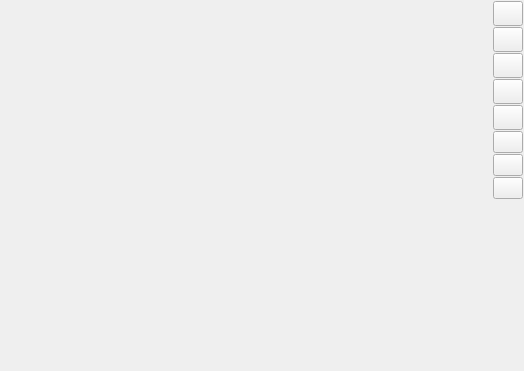
<?xml version="1.0" encoding="UTF-8"?>
<ui version="4.0">
 <class>VSCView</class>
 <widget class="QWidget" name="VSCView">
  <property name="geometry">
   <rect>
    <x>0</x>
    <y>0</y>
    <width>524</width>
    <height>371</height>
   </rect>
  </property>
  <property name="windowTitle">
   <string>VSCView</string>
  </property>
  <property name="windowIcon">
   <iconset resource="vscmainwindows.qrc">
    <normaloff>:/logo/resources/vscsmall.jpg</normaloff>:/logo/resources/vscsmall.jpg</iconset>
  </property>
  <layout class="QGridLayout" name="gridLayout">
   <property name="leftMargin">
    <number>1</number>
   </property>
   <property name="topMargin">
    <number>1</number>
   </property>
   <property name="rightMargin">
    <number>1</number>
   </property>
   <property name="bottomMargin">
    <number>1</number>
   </property>
   <property name="spacing">
    <number>1</number>
   </property>
   <item row="0" column="0">
    <widget class="QWidget" name="widget" native="true">
     <property name="autoFillBackground">
      <bool>false</bool>
     </property>
     <property name="styleSheet">
      <string notr="true"/>
     </property>
    </widget>
   </item>
   <item row="0" column="1">
    <layout class="QVBoxLayout" name="verticalLayout">
     <item>
      <widget class="QPushButton" name="pushButton1">
       <property name="minimumSize">
        <size>
         <width>25</width>
         <height>25</height>
        </size>
       </property>
       <property name="maximumSize">
        <size>
         <width>30</width>
         <height>30</height>
        </size>
       </property>
       <property name="text">
        <string/>
       </property>
       <property name="icon">
        <iconset resource="vscmainwindows.qrc">
         <normaloff>:/view/resources/1x1.png</normaloff>:/view/resources/1x1.png</iconset>
       </property>
       <property name="iconSize">
        <size>
         <width>25</width>
         <height>25</height>
        </size>
       </property>
      </widget>
     </item>
     <item>
      <widget class="QPushButton" name="pushButton2x2">
       <property name="minimumSize">
        <size>
         <width>25</width>
         <height>25</height>
        </size>
       </property>
       <property name="maximumSize">
        <size>
         <width>30</width>
         <height>30</height>
        </size>
       </property>
       <property name="text">
        <string/>
       </property>
       <property name="icon">
        <iconset resource="vscmainwindows.qrc">
         <normaloff>:/view/resources/2x2.png</normaloff>:/view/resources/2x2.png</iconset>
       </property>
       <property name="iconSize">
        <size>
         <width>25</width>
         <height>25</height>
        </size>
       </property>
      </widget>
     </item>
     <item>
      <widget class="QPushButton" name="pushButton3x3">
       <property name="minimumSize">
        <size>
         <width>25</width>
         <height>25</height>
        </size>
       </property>
       <property name="maximumSize">
        <size>
         <width>30</width>
         <height>30</height>
        </size>
       </property>
       <property name="text">
        <string/>
       </property>
       <property name="icon">
        <iconset resource="vscmainwindows.qrc">
         <normaloff>:/view/resources/3x3.png</normaloff>:/view/resources/3x3.png</iconset>
       </property>
       <property name="iconSize">
        <size>
         <width>25</width>
         <height>25</height>
        </size>
       </property>
      </widget>
     </item>
     <item>
      <widget class="QPushButton" name="pushButton6">
       <property name="minimumSize">
        <size>
         <width>25</width>
         <height>25</height>
        </size>
       </property>
       <property name="maximumSize">
        <size>
         <width>30</width>
         <height>30</height>
        </size>
       </property>
       <property name="text">
        <string/>
       </property>
       <property name="icon">
        <iconset resource="vscmainwindows.qrc">
         <normaloff>:/view/resources/6.png</normaloff>:/view/resources/6.png</iconset>
       </property>
       <property name="iconSize">
        <size>
         <width>25</width>
         <height>25</height>
        </size>
       </property>
      </widget>
     </item>
     <item>
      <widget class="QPushButton" name="pushButton4x4">
       <property name="minimumSize">
        <size>
         <width>25</width>
         <height>25</height>
        </size>
       </property>
       <property name="maximumSize">
        <size>
         <width>30</width>
         <height>30</height>
        </size>
       </property>
       <property name="text">
        <string/>
       </property>
       <property name="icon">
        <iconset resource="vscmainwindows.qrc">
         <normaloff>:/view/resources/4x4.png</normaloff>:/view/resources/4x4.png</iconset>
       </property>
       <property name="iconSize">
        <size>
         <width>25</width>
         <height>25</height>
        </size>
       </property>
      </widget>
     </item>
     <item>
      <widget class="QPushButton" name="pushButton12p1">
       <property name="maximumSize">
        <size>
         <width>30</width>
         <height>30</height>
        </size>
       </property>
       <property name="text">
        <string/>
       </property>
       <property name="icon">
        <iconset resource="vscmainwindows.qrc">
         <normaloff>:/view/resources/12+1.png</normaloff>:/view/resources/12+1.png</iconset>
       </property>
       <property name="iconSize">
        <size>
         <width>25</width>
         <height>25</height>
        </size>
       </property>
      </widget>
     </item>
     <item>
      <widget class="QPushButton" name="pushButtonPB">
       <property name="minimumSize">
        <size>
         <width>0</width>
         <height>0</height>
        </size>
       </property>
       <property name="maximumSize">
        <size>
         <width>30</width>
         <height>30</height>
        </size>
       </property>
       <property name="text">
        <string/>
       </property>
       <property name="icon">
        <iconset resource="vscmainwindows.qrc">
         <normaloff>:/view/resources/media-playback.png</normaloff>:/view/resources/media-playback.png</iconset>
       </property>
       <property name="iconSize">
        <size>
         <width>25</width>
         <height>25</height>
        </size>
       </property>
      </widget>
     </item>
     <item>
      <widget class="QPushButton" name="pushButtonPTZ">
       <property name="maximumSize">
        <size>
         <width>30</width>
         <height>30</height>
        </size>
       </property>
       <property name="text">
        <string/>
       </property>
       <property name="icon">
        <iconset resource="vscmainwindows.qrc">
         <normaloff>:/view/resources/ptz.gif</normaloff>:/view/resources/ptz.gif</iconset>
       </property>
       <property name="iconSize">
        <size>
         <width>30</width>
         <height>30</height>
        </size>
       </property>
      </widget>
     </item>
     <item>
      <spacer name="verticalSpacer">
       <property name="orientation">
        <enum>Qt::Vertical</enum>
       </property>
       <property name="sizeHint" stdset="0">
        <size>
         <width>20</width>
         <height>40</height>
        </size>
       </property>
      </spacer>
     </item>
    </layout>
   </item>
  </layout>
 </widget>
 <resources>
  <include location="vscmainwindows.qrc"/>
 </resources>
 <connections/>
</ui>
